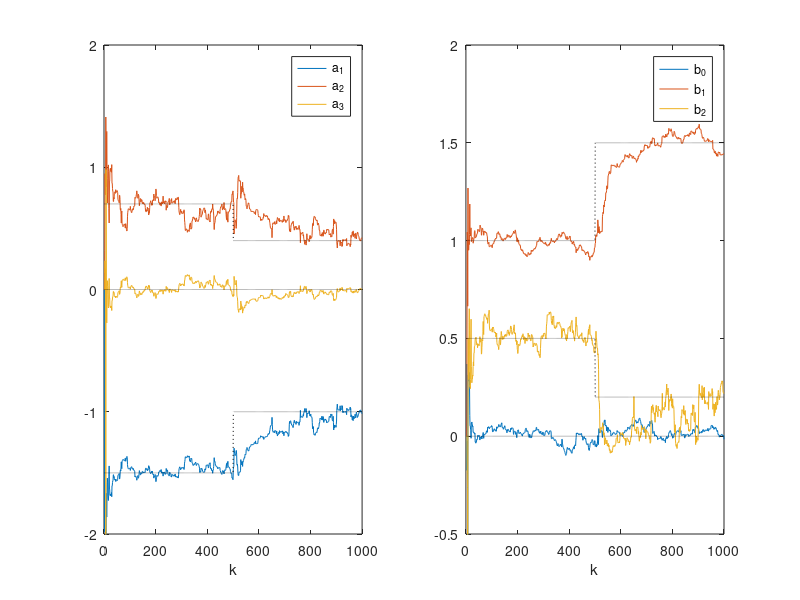

The MATLAB source for this figure:
% Forgetting factor recursive least squares parameter estimation (FFRLS)

clear all; close all;
a=[1 -1.5 0.7 0]'; b=[0 1 0.5]'; d=2; 	% Plant parameters
na=length(a)-1; nb=length(b)-1;         % na and nb are the order of A and B
L=1000;                                 % Simulation length
uk=zeros(d+nb,1);                       % Initial values of the input: uk(i) means u(k-i)
yk=zeros(na,1);                         % Initial values of the output
u=randn(L,1);                           % Input adopts a white noise sequence
xi=sqrt(0.1)*randn(L,1);                % White noise sequence
thetae_1=zeros(na+nb+1,1);              % Initial values of thetae
P=10^6*eye(na+nb+1);
lambda=0.98;                            % Forgetting factor range [0.9 1]

for k=1:L
if k==501
    a=[1 -1 0.4 0]'; b=[0 1.5 0.2]'; 	% Plant parameters
end;
    theta(:,k)=[a(2:na+1);b];           % Plant parameter true values
    phi=[-yk;uk(d:d+nb)];
    y(k)=phi'* theta(:,k)+xi(k);        % Output data
    
  % Forgetting factor recursive least square method
    K=P*phi/(lambda+phi'* P*phi);
    thetae(:,k)=thetae_1+K*(y(k)-phi'* thetae_1);
    P=(eye(na+nb+1)-K*phi')* P/lambda;	% Update data
    thetae_1=thetae(:,k);
    for i=d+nb:-1:2  uk(i)=uk(i-1);end
    uk(1)=u(k);
    for i=na:-1:2  yk(i)=yk(i-1);end
    yk(1)=y(k);
end;

subplot(1,2,1); plot([1:L],thetae(1:na,:)); hold on; 
plot([1:L],theta(1:na,:),'k:');xlabel('k'); legend('a_1','a_2','a_3'); axis([0 L -2 2]);

subplot(1,2,2); plot([1:L],thetae(na+1:na+nb+1,:)); hold on; 
plot([1:L],theta(na+1:na+nb+1,:), 'k:');xlabel('k'); legend('b_0','b_1','b_2'); axis([0 L -0.5 2]);

thetae(:,L)

